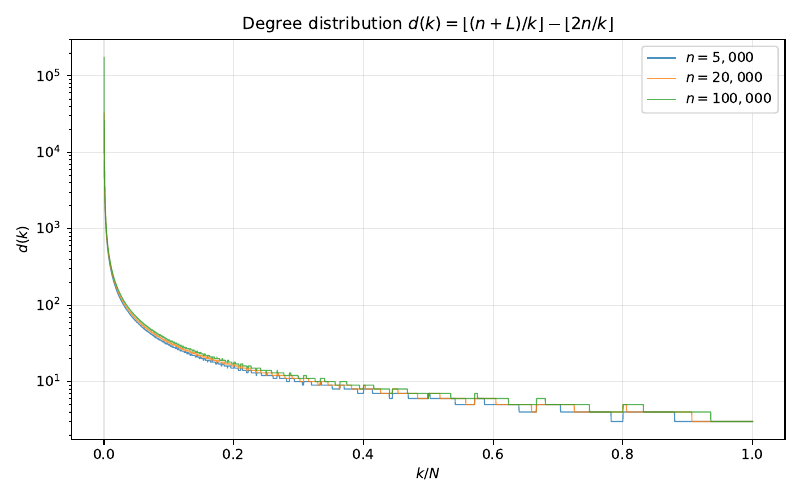

Write the Python code that produced this figure.
#!/usr/bin/env python3
"""Figure 1: Degree distribution d(k) vs k for several n."""
import numpy as np
import matplotlib.pyplot as plt
import math

def compute_params(n, eps=0.05):
    C = 2.0 / math.sqrt(math.e)
    L = int((C + eps) * n * math.sqrt(math.log(n) / math.log(math.log(n))))
    M = L - n
    N = n // 2
    return L, M, N

def degree(k, n, L):
    return (n + L) // k - (2 * n) // k

fig, ax = plt.subplots(figsize=(8, 5))

for n in [5000, 20000, 100000]:
    L, M, N = compute_params(n)
    ks = np.arange(1, N + 1)
    degs = np.array([degree(k, n, L) for k in ks])
    ax.plot(ks / N, degs, label=f'$n = {n:,}$', alpha=0.8, linewidth=0.8)

ax.set_xlabel('$k / N$')
ax.set_ylabel('$d(k)$')
ax.set_title('Degree distribution $d(k) = \\lfloor(n+L)/k\\rfloor - \\lfloor 2n/k\\rfloor$')
ax.set_yscale('log')
ax.legend()
ax.grid(True, alpha=0.3)
fig.tight_layout()
fig.savefig('fig_degree_distribution.png', dpi=150)
fig.savefig('fig_degree_distribution.pdf')
print("Saved fig_degree_distribution.{png,pdf}")
